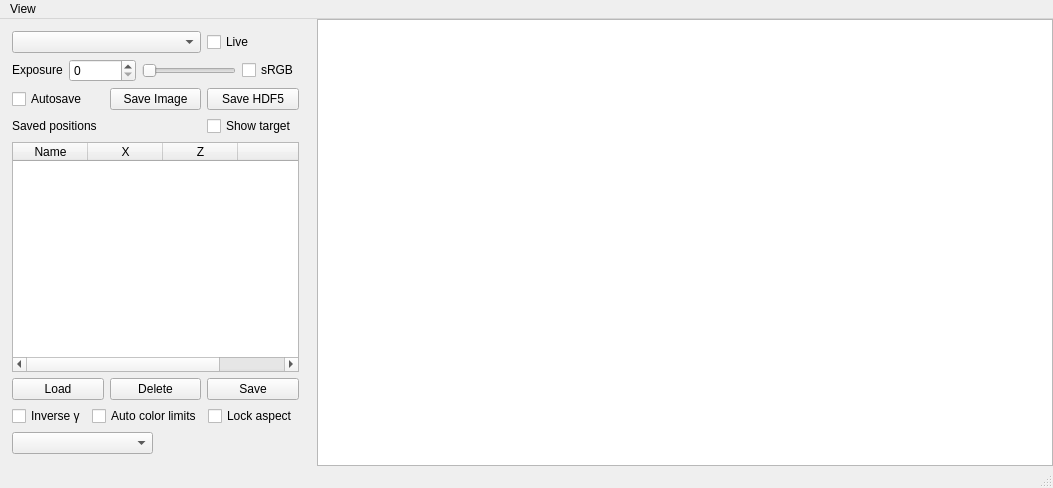
<?xml version="1.0" encoding="UTF-8"?>
<ui version="4.0">
 <class>MainWindow</class>
 <widget class="QMainWindow" name="MainWindow">
  <property name="geometry">
   <rect>
    <x>0</x>
    <y>0</y>
    <width>1053</width>
    <height>488</height>
   </rect>
  </property>
  <property name="windowTitle">
   <string>MainWindow</string>
  </property>
  <widget class="QWidget" name="centralwidget">
   <layout class="QHBoxLayout" name="horizontalLayout_4">
    <property name="leftMargin">
     <number>0</number>
    </property>
    <property name="topMargin">
     <number>0</number>
    </property>
    <property name="rightMargin">
     <number>0</number>
    </property>
    <property name="bottomMargin">
     <number>0</number>
    </property>
    <item>
     <layout class="QHBoxLayout" name="horizontalLayout">
      <item>
       <widget class="QWidget" name="widget" native="true">
        <property name="sizePolicy">
         <sizepolicy hsizetype="Maximum" vsizetype="Preferred">
          <horstretch>0</horstretch>
          <verstretch>0</verstretch>
         </sizepolicy>
        </property>
        <layout class="QHBoxLayout">
         <property name="leftMargin">
          <number>0</number>
         </property>
         <property name="topMargin">
          <number>0</number>
         </property>
         <property name="rightMargin">
          <number>0</number>
         </property>
         <property name="bottomMargin">
          <number>0</number>
         </property>
         <item>
          <layout class="QGridLayout" name="gridLayout">
           <property name="leftMargin">
            <number>12</number>
           </property>
           <property name="topMargin">
            <number>12</number>
           </property>
           <property name="rightMargin">
            <number>12</number>
           </property>
           <property name="bottomMargin">
            <number>12</number>
           </property>
           <item row="5" column="0" colspan="3">
            <layout class="QHBoxLayout" name="horizontalLayout_7">
             <item>
              <widget class="QPushButton" name="load_btn">
               <property name="text">
                <string>Load</string>
               </property>
              </widget>
             </item>
             <item>
              <widget class="QPushButton" name="delete_btn">
               <property name="text">
                <string>Delete</string>
               </property>
              </widget>
             </item>
             <item>
              <widget class="QPushButton" name="write_btn">
               <property name="toolTip">
                <string>To save to a new entry, deselect first by Ctrl + clicking</string>
               </property>
               <property name="text">
                <string>Save</string>
               </property>
              </widget>
             </item>
            </layout>
           </item>
           <item row="8" column="0" colspan="3">
            <layout class="QHBoxLayout" name="horizontalLayout_8">
             <item>
              <widget class="ColorMapComboBox" name="cmap_combo"/>
             </item>
             <item>
              <widget class="ColorMapGammaWidget" name="gamma_widget" native="true">
               <property name="sizePolicy">
                <sizepolicy hsizetype="Preferred" vsizetype="Fixed">
                 <horstretch>0</horstretch>
                 <verstretch>0</verstretch>
                </sizepolicy>
               </property>
              </widget>
             </item>
            </layout>
           </item>
           <item row="0" column="0" colspan="2">
            <widget class="QComboBox" name="camera_combo"/>
           </item>
           <item row="2" column="0" colspan="3">
            <layout class="QHBoxLayout" name="horizontalLayout_5">
             <property name="spacing">
              <number>6</number>
             </property>
             <item>
              <widget class="QCheckBox" name="autosave_check">
               <property name="text">
                <string>Autosave</string>
               </property>
              </widget>
             </item>
             <item>
              <widget class="QPushButton" name="save_img_btn">
               <property name="text">
                <string>Save Image</string>
               </property>
              </widget>
             </item>
             <item>
              <widget class="QPushButton" name="save_h5_btn">
               <property name="text">
                <string>Save HDF5</string>
               </property>
              </widget>
             </item>
            </layout>
           </item>
           <item row="1" column="0" colspan="3">
            <layout class="QHBoxLayout" name="horizontalLayout_3">
             <item>
              <widget class="QLabel" name="frame_label">
               <property name="sizePolicy">
                <sizepolicy hsizetype="Preferred" vsizetype="Fixed">
                 <horstretch>0</horstretch>
                 <verstretch>0</verstretch>
                </sizepolicy>
               </property>
               <property name="text">
                <string>Exposure</string>
               </property>
              </widget>
             </item>
             <item>
              <widget class="QSpinBox" name="exposure_spin">
               <property name="maximum">
                <number>1000000</number>
               </property>
               <property name="singleStep">
                <number>10000</number>
               </property>
              </widget>
             </item>
             <item>
              <widget class="QSlider" name="exposure_slider">
               <property name="orientation">
                <enum>Qt::Horizontal</enum>
               </property>
              </widget>
             </item>
             <item>
              <widget class="QCheckBox" name="srgb_check">
               <property name="text">
                <string>sRGB</string>
               </property>
               <property name="checked">
                <bool>false</bool>
               </property>
              </widget>
             </item>
            </layout>
           </item>
           <item row="3" column="0" colspan="2">
            <widget class="QLabel" name="label">
             <property name="sizePolicy">
              <sizepolicy hsizetype="Preferred" vsizetype="Fixed">
               <horstretch>0</horstretch>
               <verstretch>0</verstretch>
              </sizepolicy>
             </property>
             <property name="text">
              <string>Saved positions</string>
             </property>
            </widget>
           </item>
           <item row="4" column="0" colspan="3">
            <widget class="QTableWidget" name="pos_table">
             <property name="sizePolicy">
              <sizepolicy hsizetype="Expanding" vsizetype="Minimum">
               <horstretch>0</horstretch>
               <verstretch>0</verstretch>
              </sizepolicy>
             </property>
             <property name="focusPolicy">
              <enum>Qt::ClickFocus</enum>
             </property>
             <property name="alternatingRowColors">
              <bool>true</bool>
             </property>
             <property name="selectionMode">
              <enum>QAbstractItemView::SingleSelection</enum>
             </property>
             <property name="selectionBehavior">
              <enum>QAbstractItemView::SelectRows</enum>
             </property>
             <attribute name="horizontalHeaderDefaultSectionSize">
              <number>75</number>
             </attribute>
             <attribute name="horizontalHeaderHighlightSections">
              <bool>false</bool>
             </attribute>
             <column>
              <property name="text">
               <string>Name</string>
              </property>
             </column>
             <column>
              <property name="text">
               <string>X</string>
              </property>
             </column>
             <column>
              <property name="text">
               <string>Z</string>
              </property>
             </column>
             <column>
              <property name="text">
               <string/>
              </property>
             </column>
            </widget>
           </item>
           <item row="3" column="2">
            <widget class="QCheckBox" name="target_check">
             <property name="text">
              <string>Show target</string>
             </property>
            </widget>
           </item>
           <item row="7" column="0" colspan="3">
            <layout class="QHBoxLayout" name="horizontalLayout_9">
             <item>
              <widget class="QCheckBox" name="contrast_check">
               <property name="sizePolicy">
                <sizepolicy hsizetype="Preferred" vsizetype="Fixed">
                 <horstretch>0</horstretch>
                 <verstretch>0</verstretch>
                </sizepolicy>
               </property>
               <property name="toolTip">
                <string>Use 1 − x^(1/γ) instead of x^γ</string>
               </property>
               <property name="text">
                <string>Inverse γ</string>
               </property>
              </widget>
             </item>
             <item>
              <widget class="QCheckBox" name="auto_clim_check">
               <property name="text">
                <string>Auto color limits</string>
               </property>
              </widget>
             </item>
             <item>
              <widget class="QCheckBox" name="aspect_check">
               <property name="text">
                <string>Lock aspect</string>
               </property>
              </widget>
             </item>
            </layout>
           </item>
           <item row="0" column="2">
            <widget class="QCheckBox" name="live_check">
             <property name="text">
              <string>Live</string>
             </property>
            </widget>
           </item>
          </layout>
         </item>
        </layout>
       </widget>
      </item>
      <item>
       <widget class="GraphicsLayoutWidget" name="graphics_layout">
        <property name="sizePolicy">
         <sizepolicy hsizetype="Minimum" vsizetype="Expanding">
          <horstretch>0</horstretch>
          <verstretch>0</verstretch>
         </sizepolicy>
        </property>
       </widget>
      </item>
     </layout>
    </item>
   </layout>
  </widget>
  <widget class="QMenuBar" name="menubar">
   <property name="geometry">
    <rect>
     <x>0</x>
     <y>0</y>
     <width>1053</width>
     <height>26</height>
    </rect>
   </property>
   <widget class="QMenu" name="menuView">
    <property name="title">
     <string>View</string>
    </property>
    <addaction name="actionsettings"/>
    <addaction name="separator"/>
    <addaction name="actioncrosshair"/>
    <addaction name="actioncircle"/>
    <addaction name="actioninvert"/>
   </widget>
   <addaction name="menuView"/>
  </widget>
  <widget class="QStatusBar" name="statusbar"/>
  <action name="actionsettings">
   <property name="text">
    <string>Open Settings</string>
   </property>
  </action>
  <action name="actioncrosshair">
   <property name="checkable">
    <bool>true</bool>
   </property>
   <property name="text">
    <string>Show Crosshair</string>
   </property>
  </action>
  <action name="actioncircle">
   <property name="checkable">
    <bool>true</bool>
   </property>
   <property name="checked">
    <bool>true</bool>
   </property>
   <property name="text">
    <string>Show Circle</string>
   </property>
  </action>
  <action name="actioninvert">
   <property name="text">
    <string>Reverse Colors</string>
   </property>
  </action>
 </widget>
 <customwidgets>
  <customwidget>
   <class>GraphicsLayoutWidget</class>
   <extends>QGraphicsView</extends>
   <header>pyqtgraph</header>
  </customwidget>
  <customwidget>
   <class>ColorMapComboBox</class>
   <extends>QComboBox</extends>
   <header>qt_extensions.colors</header>
  </customwidget>
  <customwidget>
   <class>ColorMapGammaWidget</class>
   <extends>QWidget</extends>
   <header>qt_extensions.colors</header>
   <container>1</container>
  </customwidget>
 </customwidgets>
 <resources/>
 <connections>
  <connection>
   <sender>exposure_spin</sender>
   <signal>valueChanged(int)</signal>
   <receiver>exposure_slider</receiver>
   <slot>setValue(int)</slot>
   <hints>
    <hint type="sourcelabel">
     <x>98</x>
     <y>504</y>
    </hint>
    <hint type="destinationlabel">
     <x>227</x>
     <y>504</y>
    </hint>
   </hints>
  </connection>
  <connection>
   <sender>exposure_slider</sender>
   <signal>valueChanged(int)</signal>
   <receiver>exposure_spin</receiver>
   <slot>setValue(int)</slot>
   <hints>
    <hint type="sourcelabel">
     <x>227</x>
     <y>504</y>
    </hint>
    <hint type="destinationlabel">
     <x>98</x>
     <y>504</y>
    </hint>
   </hints>
  </connection>
 </connections>
</ui>
